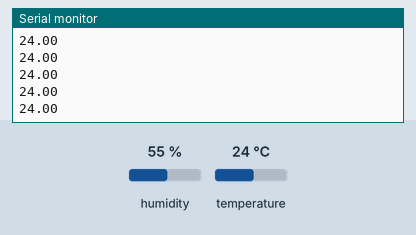
Simulated run of this sketch. Board: ESP8266 (NodeMCU). Shown: the last lines printed to the serial monitor. Wiring (inferred from the names in the program): DHT22 sensor: data D4. Inputs (shaded band) come from the test bench; at power-on: temperature 24 °C, humidity 55 %. WiFi joins after 1.5 s; servers stay silent unless stated.

Above: at 2.8 s.
2.9 s: temperature set to 12 °C
At 4.06 s:
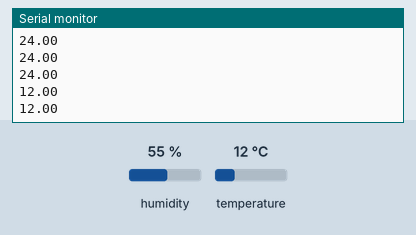
5.7 s: temperature set to 19 °C
At 5.9 s:
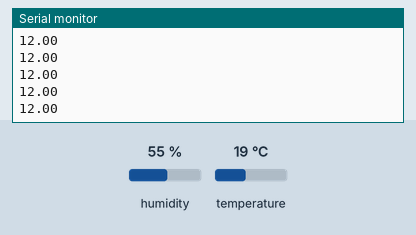
Timing chart, 0 to 8.7 s (numbered marks = the images above; inputs shaded):
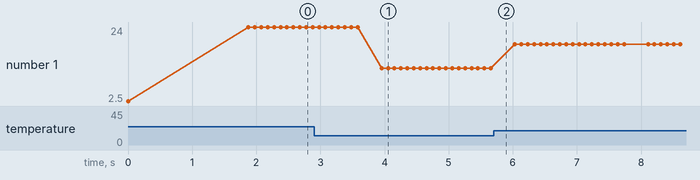

The sketch:

DHT22_8266.ino
```cpp
#include <ESP8266WiFi.h>
#define DHTPIN D4
#include <TridentTD_LineNotify.h>

#include <DHT.h>
#include <Adafruit_Sensor.h>
#define DHTTYPE DHT22   // DHT 22  (AM2302), AM2321

DHT dht(DHTPIN, DHTTYPE);

#define SSID        "work man-home_2.4G"   //ใส่ชื่อ Wifi
#define PASSWORD    "0900106833"   //ใส่รหัส Wifi
#define LINE_TOKEN  "XWPadPbBvbZUU6ZD2a4JCPCQaGdUg48tZEYxX0N3UTb"   //ใส่ TOKEN

void setup() {
  Serial.begin(115200);
  dht.begin();
  Serial.println(LINE.getVersion());
  WiFi.begin(SSID, PASSWORD);
  Serial.printf("WiFi connecting ",  SSID);
  while (WiFi.status() != WL_CONNECTED) {
    Serial.print(".");
    delay(400);
  }
  Serial.printf("\nWiFi connected\nIP : ");
  Serial.println(WiFi.localIP());
  LINE.setToken(LINE_TOKEN);
}
void loop() {
  float h = dht.readHumidity();
  float t = dht.readTemperature();
  float f = dht.readTemperature(true);
  if (isnan(h) || isnan(t) || isnan(f)) {
    Serial.println("Failed to read from DHT sensor!");
    return;
  }
  if (t > 30) {     //หากอุณหภูมิมากกว่า 30°C จะแจ้งเตือนไปยังไลน์
    LINE.notify("อุณหภูมิสูง = " + String(t) + " C");
    delay(1000);
  }
  Serial.println(t);
  delay(100);
}
```

Measured:
- after the input at 2.9 s, the serial monitor: prints a new line after 1.1 s (image 1)
- plotted number 1: 24 → 12 after the input at 2.9 s, 12 → 19 after the input at 5.7 s
